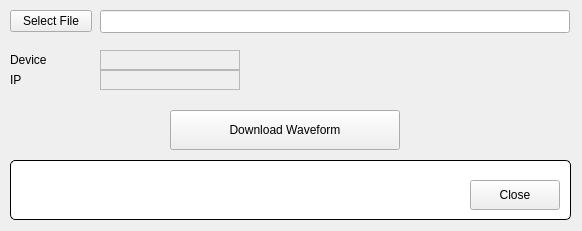
<?xml version="1.0" encoding="UTF-8"?>
<ui version="4.0">
 <class>FormDCWaveform</class>
 <widget class="QMainWindow" name="FormDCWaveform">
  <property name="geometry">
   <rect>
    <x>0</x>
    <y>0</y>
    <width>582</width>
    <height>231</height>
   </rect>
  </property>
  <property name="windowTitle">
   <string>DC WaveForm</string>
  </property>
  <widget class="QWidget" name="centralWidget">
   <widget class="QGroupBox" name="titleGroupBox_2">
    <property name="geometry">
     <rect>
      <x>10</x>
      <y>160</y>
      <width>561</width>
      <height>60</height>
     </rect>
    </property>
    <property name="styleSheet">
     <string notr="true">QGroupBox {
	background-color: rgb(255, 255, 255);
    border: 1px solid black;
    border-radius: 5px;
    margin-top: 0.5em;
}

QGroupBox::title {
    subcontrol-origin: margin;
    left: 10px;
    padding: 0 3px 0 3px;
}</string>
    </property>
    <property name="title">
     <string/>
    </property>
    <widget class="QPushButton" name="btnClose">
     <property name="geometry">
      <rect>
       <x>460</x>
       <y>20</y>
       <width>90</width>
       <height>30</height>
      </rect>
     </property>
     <property name="text">
      <string>Close</string>
     </property>
    </widget>
   </widget>
   <widget class="QPushButton" name="btnSelectFile">
    <property name="geometry">
     <rect>
      <x>10</x>
      <y>10</y>
      <width>82</width>
      <height>22</height>
     </rect>
    </property>
    <property name="text">
     <string>Select File</string>
    </property>
   </widget>
   <widget class="QLabel" name="label">
    <property name="geometry">
     <rect>
      <x>10</x>
      <y>50</y>
      <width>61</width>
      <height>20</height>
     </rect>
    </property>
    <property name="text">
     <string>Device</string>
    </property>
   </widget>
   <widget class="QLabel" name="lblDevice">
    <property name="geometry">
     <rect>
      <x>100</x>
      <y>50</y>
      <width>140</width>
      <height>20</height>
     </rect>
    </property>
    <property name="frameShape">
     <enum>QFrame::StyledPanel</enum>
    </property>
    <property name="text">
     <string/>
    </property>
   </widget>
   <widget class="QLabel" name="label_2">
    <property name="geometry">
     <rect>
      <x>10</x>
      <y>70</y>
      <width>61</width>
      <height>20</height>
     </rect>
    </property>
    <property name="text">
     <string>IP</string>
    </property>
   </widget>
   <widget class="QLabel" name="lblIP">
    <property name="geometry">
     <rect>
      <x>100</x>
      <y>70</y>
      <width>140</width>
      <height>20</height>
     </rect>
    </property>
    <property name="frameShape">
     <enum>QFrame::StyledPanel</enum>
    </property>
    <property name="text">
     <string/>
    </property>
   </widget>
   <widget class="QPushButton" name="btnDownload">
    <property name="geometry">
     <rect>
      <x>170</x>
      <y>110</y>
      <width>230</width>
      <height>40</height>
     </rect>
    </property>
    <property name="text">
     <string>Download Waveform</string>
    </property>
   </widget>
   <widget class="QLineEdit" name="txtWaveformFile">
    <property name="geometry">
     <rect>
      <x>100</x>
      <y>10</y>
      <width>470</width>
      <height>23</height>
     </rect>
    </property>
   </widget>
  </widget>
 </widget>
 <resources/>
 <connections/>
</ui>
